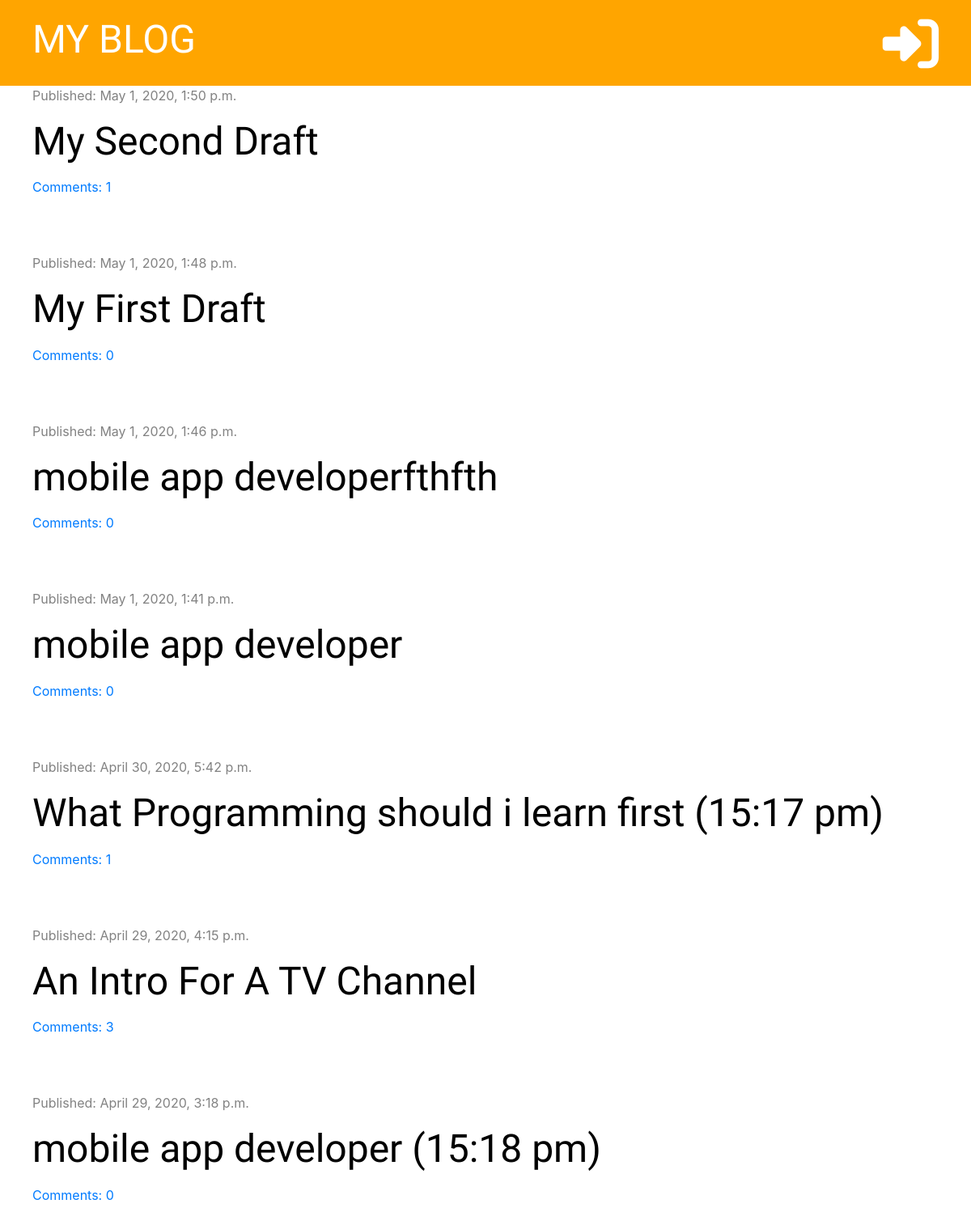
The app's page /, older data.
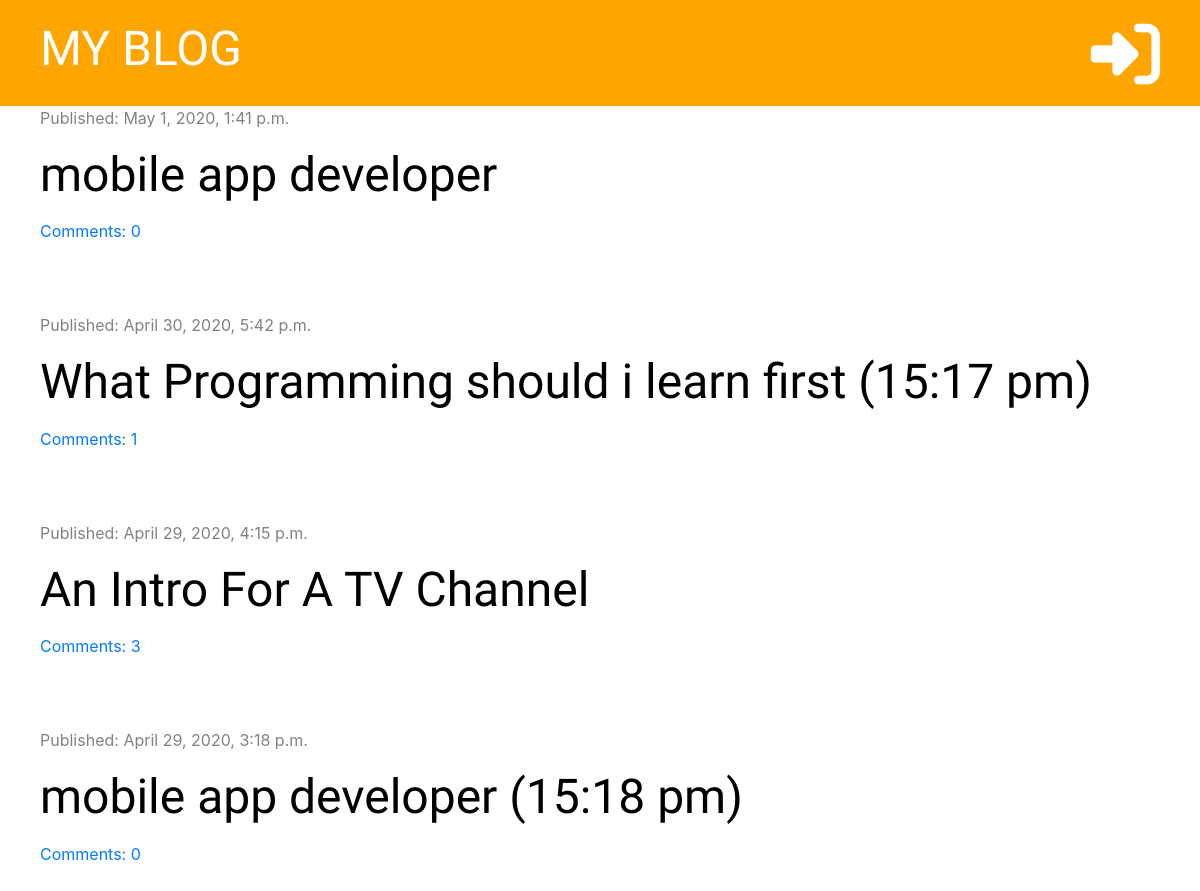
The same page, newer data.
### bolg/models.py (models this page shows, shortened)
class Post(models.Model):
    author =  models.ForeignKey('auth.User', on_delete=models.CASCADE)
    title = models.CharField(max_length=200)
    text = models.TextField()
    created_date = models.DateTimeField(default=timezone.now)
    published_date = models.DateTimeField(blank=True, null=True)
    def approved_comments(self):
        return self.comments.filter(approved=True)

### bolg/views.py (the view)
# urls.py: path('', views.post_list, name='post_list'),
def post_list(request):
    posts = Post.objects.filter(published_date__lte=timezone.now()).order_by('-published_date')
    stuff_for_frontend = {'posts': posts}
    return render(request, 'bolg/post_list.html', stuff_for_frontend)

### bolg/templatetags/markdownify.py (called while the page is built)
@register.filter
def markdown(value):
    renderer = HighlightRenderer()
    markdown = mistune.Markdown(renderer=renderer)
    return markdown(value)

### bolg/templates/bolg/post_list.html (shortened to what this page needs)
{% extends 'bolg/base.html' %}
{% load markdownify %}
{% block content %}
    {% for post in posts %}
        <div class="post">
            <div class="date">
                <p>Published: {{ post.published_date }}</p>
            </div>
                <h1><a href="{% url 'post_detail' pk=post.pk %}">{{ post.title }}</a></h1>
                <a href="{% url 'post_detail' pk=post.pk %}">Comments: {{ post.approved_comments.count }}</a>
        </div>
    {% endfor %}
{% endblock %}

### bolg/templates/bolg/base.html (shortened to what this page needs)
{% load static %}
<!DOCTYPE html>
<html lang="en">
<head>
    <link rel="stylesheet" href="https://maxcdn.bootstrapcdn.com/bootstrap/4.0.0/css/bootstrap.min.css">
    <link rel="stylesheet" href="{% static 'css/bolg.css' %}" type="text/css">
    <link rel="stylesheet" href="{% static 'css/zenburn.css' %}" type="text/css">
<body>
<div class="page-header">
    {% if user.is_authenticated %}
        <a href="{% url 'post_draft_list' %}" class="top-menu"><i class="fas fa-pencil-ruler fa-2x"></i></a>
        <a href="{% url 'post_new' %}" class="top-menu"><i class="fas fa-plus fa-2x"></i></a>
        <p class="top-menu">Hello, {{ user.username }} <small>(<a href="{% url 'logout' %}">Log out</a>)</small></p>
        {% else %}
        <a href="{% url 'login' %}" class="top-menu"><i class="fas fa-sign-in-alt fa-2x"></i></a>
    {% endif %}
    <h1><a href="{% url 'post_list' %}">MY BLOG</a></h1>
</div>
<div class="content container">
    <div class="row">
        <div style="flex-direction: colomn;">
            {% block content %}
            {% endblock %}
        </div>
    </div>
</div>
</body>
</html>

### bolg/static/css/bolg.css (style rules this page uses)
.page-header { background-color: orange; padding: 20px 20px 20px 40px; margin-top: 0; }
.page-header h1, .page-header h1 a { color: #ffffff; font-size: 36pt; text-decoration-line: none; }
.content { margin-left: 40px; }
h1, h2, h3, h4 { font-family: 'Tangerine', 'Inconsolata', 'Droid Sans', serif; font-size: 48px; }
.date { color: #828282; }
.post { margin-bottom: 70px; }
.post h1 a { color: black; }
.page-header .top-menu { color: #ffffff; float: right; font-size: 26pt; margin-right: 20px; }

Row changes from the older to the newer data that the page shows:
removed Post: published_date "May 1, 2020, 1:50 p.m.", title "My Second Draft", approved_comments.count "1"
removed Post: published_date "May 1, 2020, 1:48 p.m.", title "My First Draft", approved_comments.count "0"
removed Post: published_date "May 1, 2020, 1:46 p.m.", title "mobile app developerfthfth", approved_comments.count "0"
